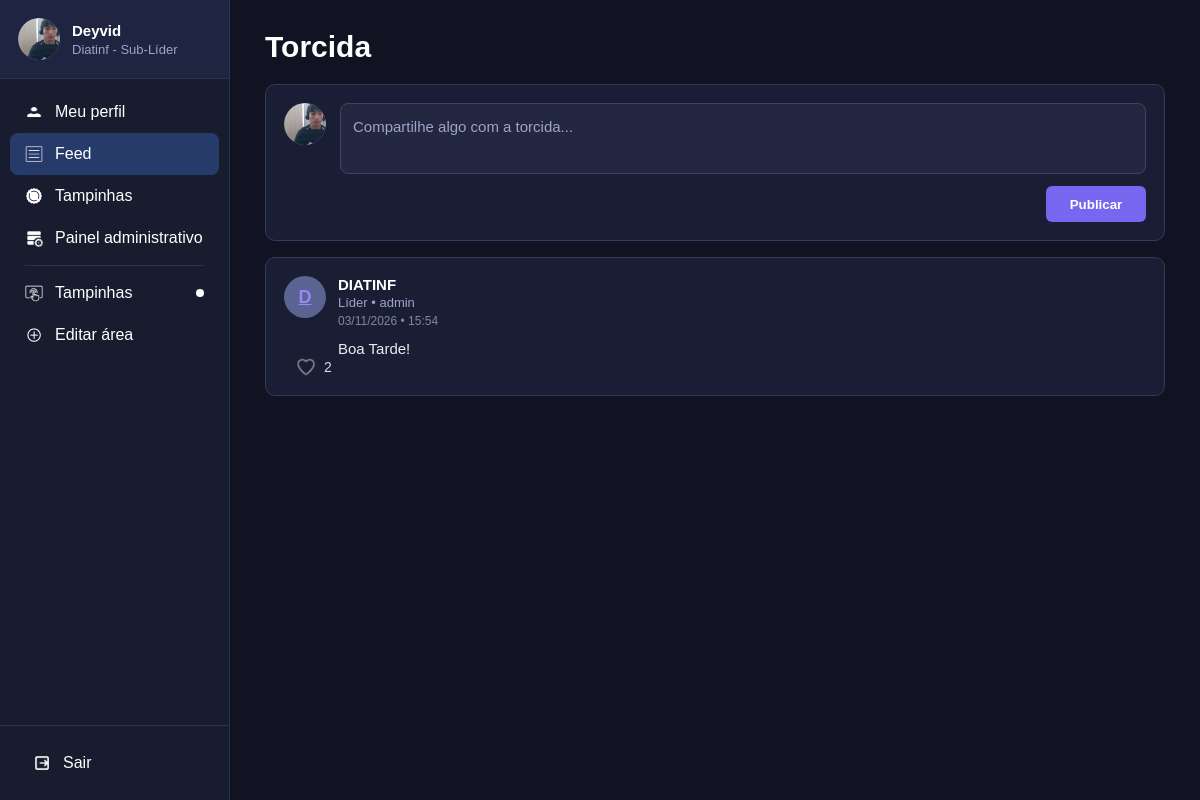
The page /feed/ (signed in) on the database as committed earlier.
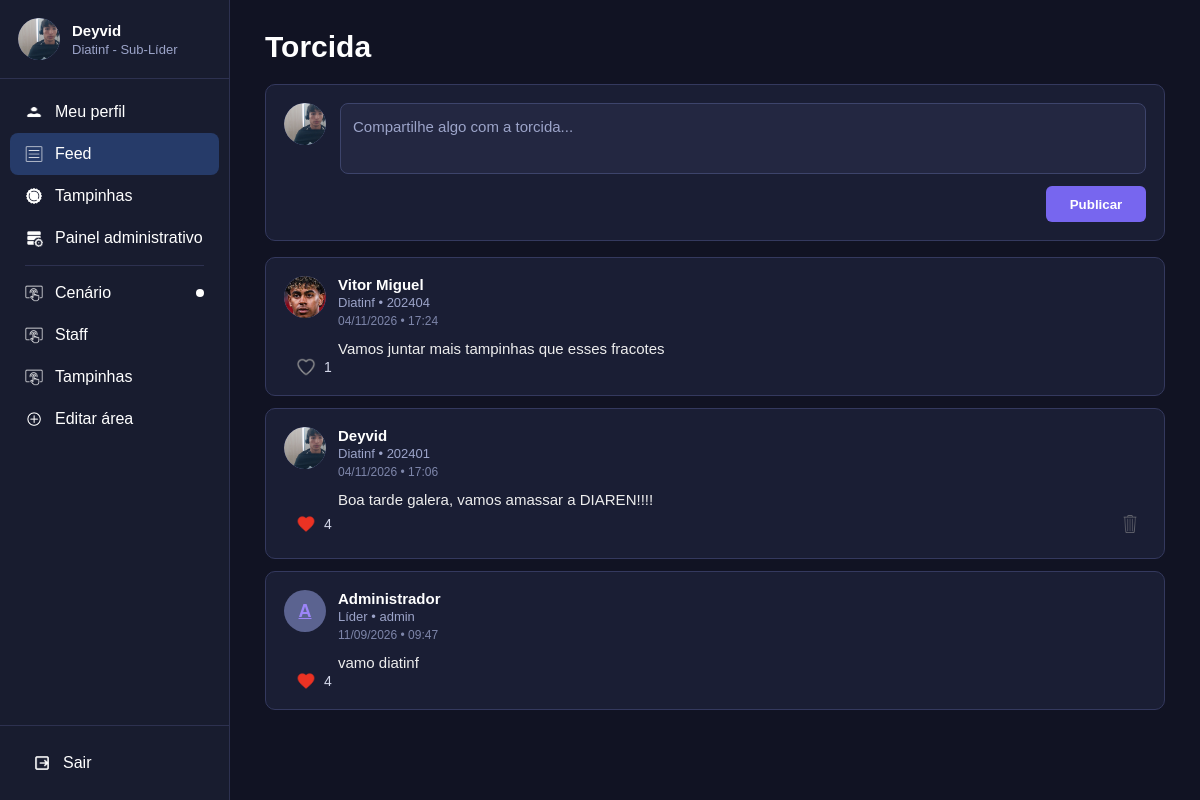
The same page on the database as committed later.
### usuarios/models.py (models this page shows, shortened)
class Usuario(models.Model):
    nome=models.CharField(max_length=100, blank=True, default="")
    matricula=models.CharField(max_length=20, unique=True)
    senha=models.CharField(max_length=255)
    diretoria=models.CharField(max_length=50)
    areas=models.TextField()
    aprovado=models.BooleanField(default=True)
    sub_lider=models.BooleanField(default=False)
    sublider_de=models.CharField(max_length=50, null=True, blank=True)
    doacao_tampinhas=models.FloatField(default=0)
    foto=models.ImageField(upload_to="perfis/", null=True, blank=True)
    bio=models.TextField(blank=True, default="")
    def nome_exibicao(self):
        if self.nome and self.nome.strip():
            return self.nome.strip()
        return self.matricula
    def inicial_perfil(self):
        base = (self.nome_exibicao() or "U").strip()
        return base[0].upper() if base else "U"
    def eh_administrador(self):
        mat = (self.matricula or "").strip().lower()
        diret = (self.diretoria or "").strip().lower()
        return mat == "admin" or diret in ["líder", "lider", "líder geral", "lider geral"]
    def tem_acesso_painel(self):
        return self.eh_administrador() or self.sub_lider
    def get_areas_list(self):
        if self.areas:
            return [a.strip() for a in self.areas.split(",") if a.strip()]
        return []
    def get_areas_ordenadas(self):
        areas = self.get_areas_list()
        if self.sub_lider and self.sublider_de and self.sublider_de in areas:
            areas = [self.sublider_de] + [a for a in areas if a != self.sublider_de]
        return areas
    def get_areas_sidebar(self):
        if self.eh_administrador():
            return ["Cenário", "Staff", "Dança", "Figurino", "Sonoplastia", "Tampinhas", "Roteiro"]
        return self.get_areas_ordenadas()

class Publicacao(models.Model):
    usuario=models.ForeignKey(Usuario, on_delete=models.CASCADE, related_name="publicacoes")
    texto=models.TextField()
    data=models.DateTimeField(auto_now_add=True)
    editado=models.BooleanField(default=False)
    def total_curtidas(self):
        return self.curtidas.count()

### usuarios/views.py (the view)
# urls.py: path("feed/", views.feed, name="feed"),
def feed(request):
    usuario = usuario_logado(request)
    if usuario is None:
        return redirect("login")
    publicacoes = Publicacao.objects.select_related("usuario").prefetch_related("curtidas").order_by("-data")
    curtidas = Curtida.objects.filter(usuario=usuario).values_list("publicacao_id", flat=True)
    return render(request, "feed.html", {
        "usuario": usuario,
        "publicacoes": publicacoes,
        "curtidas": curtidas
    })

### usuarios/context_processors.py (called while the page is built, shortened)
def gerar_token_usuario(usuario_id):
    if not usuario_id:
        return ""
    try:
        return signing.dumps({"usuario": int(usuario_id)}, salt=TOKEN_SALT)
    except Exception:
        return ""

def consumir_notificacoes_validas(request, usuario_id):
    notificacoes = []
    try:
        storage = messages.get_messages(request)
        mensagens_brutas = list(storage)
        if hasattr(storage, "_loaded_data"):
            storage._loaded_data = []
        if hasattr(storage, "_queued_messages"):
            storage._queued_messages = []
        storage.used = True
        if hasattr(request, "session") and "_messages" in request.session:
            del request.session["_messages"]
        agora = time.time()
        caminho_atual = unquote(getattr(request, "path", "") or "").rstrip("/") or "/"
        uid_atual_str = str(usuario_id) if usuario_id else "anon"
    except Exception:
        return []
    return notificacoes[-1:]

def user_token_processor(request):
    usuario_id = None
    token = ""
    try:
        usuario = getattr(request, "_cached_usuario", None)
        if usuario is not None and getattr(usuario, "id", None):
            usuario_id = usuario.id
        else:
            usuario_id = getattr(request, "_resolved_usuario_id", None) or request.session.get("usuario")
        if usuario_id:
            token = gerar_token_usuario(usuario_id)
    except Exception:
        usuario_id = None
        token = ""
    notificacoes_ativas = consumir_notificacoes_validas(request, usuario_id)
    return {
        "user_token": token,
        "user_id_atual": int(usuario_id) if usuario_id else "",
        "notificacoes_ativas": notificacoes_ativas,
    }

### usuarios/views.py (called while the page is built)
def obter_token_requisicao(request):
    token = None
    if request.method == "POST":
        token = request.POST.get("_user_token")
    if not token:
        token = request.GET.get("_user_token")
    if not token:
        if hasattr(request, "headers"):
            token = request.headers.get("X-User-Token")
        if not token and hasattr(request, "META"):
            token = request.META.get("HTTP_X_USER_TOKEN")
    return token.strip() if isinstance(token, str) and token.strip() else None

### usuarios/templates/feed.html (shortened to what this page needs)
{% load static %}
<!DOCTYPE html>
<html lang="pt-br">
<head>
    <link rel="stylesheet" href="{% static 'css/base.css' %}">
    <link rel="stylesheet" href="{% static 'css/feed.css' %}">
</head>
<body>
{% include "_sidebar.html" with pagina_ativa="feed" %}
<main class="conteudo">
    <div class="container-pagina">
        <div class="titulo-pagina">
            <h1>Torcida</h1>
        </div>
        <section class="nova-publicacao">
            <form action="{% url 'publicar' %}" method="POST">
                <div class="topo-publicacao">
                    <a href="{% url 'meu_perfil' %}{% if user_token %}?_user_token={{ user_token|urlencode }}{% endif %}" class="avatar" title="Meu perfil">
                        {% if usuario.foto and usuario.foto.name %}
                            <img src="{{ usuario.foto.url }}" alt="{{ usuario.nome_exibicao }}" class="avatar-foto-img">
                        {% else %}
                            {{ usuario.inicial_perfil }}
                        {% endif %}
                    </a>
                    <textarea
                        name="texto"
                        placeholder="Compartilhe algo com a torcida..."
                        required></textarea>
                </div>
                <div class="acoes-publicacao">
                    <button type="submit">Publicar</button>
                </div>
            </form>
        </section>
        <section class="feed">
            {% for publicacao in publicacoes %}
            <article class="card">
                <div class="cabecalho">
                    <a href="{% url 'ver_perfil' publicacao.usuario.id %}{% if user_token %}?_user_token={{ user_token|urlencode }}{% endif %}" class="avatar" title="Ver perfil de {{ publicacao.usuario.nome_exibicao }}">
                        {% if publicacao.usuario.foto and publicacao.usuario.foto.name %}
                            <img src="{{ publicacao.usuario.foto.url }}" alt="{{ publicacao.usuario.nome_exibicao }}" class="avatar-foto-img">
                        {% else %}
                            {{ publicacao.usuario.inicial_perfil }}
                        {% endif %}
                    </a>
                    <div class="info">
                        <h3>
                            <a href="{% url 'ver_perfil' publicacao.usuario.id %}{% if user_token %}?_user_token={{ user_token|urlencode }}{% endif %}" class="link-perfil-usuario">
                                {{ publicacao.usuario.nome_exibicao }}
                            </a>
                        </h3>
                        <p>{{ publicacao.usuario.diretoria }}{% if publicacao.usuario.nome and publicacao.usuario.nome != publicacao.usuario.matricula %} • {{ publicacao.usuario.matricula }}{% endif %}</p>
                        <small>{{ publicacao.data|date:"d/m/Y • H:i" }}</small>
                    </div>
                </div>
                <div class="corpo-card">
                    <div class="avatar-espaco"></div>
                    <div class="texto">{{ publicacao.texto }}</div>
                </div>
                <div class="rodape-card">
                    <div class="rodape-acoes">
                        <button class="curtir" data-id="{{ publicacao.id }}">
                            <img
                                class="icone-curtir"
                                src="{% if publicacao.id in curtidas %}{% static 'imgs/coracao-vermelho.png' %}{% else %}{% static 'imgs/coracao-cinza.png' %}{% endif %}"
                                alt="Curtir">
                            <span>{{ publicacao.total_curtidas }}</span>
                        </button>
                        {% if publicacao.usuario.id == usuario.id %}
                        <form action="{% url 'excluir_publicacao' publicacao.id %}" method="POST" class="form-excluir">
                            <button type="submit" class="excluir">
                                <img src="{% static 'imgs/lixeira.png' %}" alt="Excluir">
                            </button>
                        </form>
                        {% endif %}
                    </div>
                </div>
            </article>
            {% empty %}
            <div class="sem-publicacoes">
                Nenhuma publicação encontrada.
            </div>
            {% endfor %}
        </section>
    </div>
</main>
</body>
</html>

### usuarios/templates/_sidebar.html (shortened to what this page needs)
{% load static %}
<aside class="sidebar">
    <div>
        <a href="{% url 'meu_perfil' %}{% if user_token %}?_user_token={{ user_token|urlencode }}{% endif %}" class="usuario {% if pagina_ativa == 'perfil' %}usuario-ativo{% endif %}" title="Acessar meu perfil">
            <div class="avatar">
                {% if usuario.foto and usuario.foto.name %}
                    <img src="{{ usuario.foto.url }}" alt="{{ usuario.nome_exibicao }}" class="avatar-foto-img">
                {% else %}
                    {{ usuario.inicial_perfil }}
                {% endif %}
            </div>
            <div class="dados-usuario">
                <h3>{{ usuario.nome_exibicao }}</h3>
                <p>{{ usuario.diretoria }} - {% if usuario.eh_administrador %}Líder{% elif usuario.sub_lider %}Sub-Líder{% else %}Membro{% endif %}</p>
            </div>
        </a>
        <nav class="menu">
            <a href="{% url 'meu_perfil' %}{% if user_token %}?_user_token={{ user_token|urlencode }}{% endif %}" class="{% if pagina_ativa == 'perfil' %}ativo{% endif %}">
                <img src="{% static 'imgs/icone-usuario.png' %}" alt="Perfil">
                <span>Meu perfil</span>
            </a>
            <a href="{% url 'feed' %}{% if user_token %}?_user_token={{ user_token|urlencode }}{% endif %}" class="{% if pagina_ativa == 'feed' %}ativo{% endif %}">
                <img src="{% static 'imgs/icone-feed.png' %}" alt="Feed">
                <span>Feed</span>
            </a>
            <a href="{% url 'tampinhas' %}{% if user_token %}?_user_token={{ user_token|urlencode }}{% endif %}" class="{% if pagina_ativa == 'tampinhas' %}ativo{% endif %}">
                <img src="{% static 'imgs/icone-tampinhas.png' %}" alt="Tampinhas">
                <span>Tampinhas</span>
            </a>
            {% if usuario.tem_acesso_painel %}
                <a href="{% url 'painel_administrativo' %}{% if user_token %}?_user_token={{ user_token|urlencode }}{% endif %}" class="{% if pagina_ativa == 'painel' %}ativo{% endif %}">
                    <img src="{% static 'imgs/icone-painel.png' %}" alt="Painel">
                    <span class="texto-painel">Painel administrativo</span>
                </a>
            {% endif %}
            <div class="menu-separador"></div>
            {% for area in usuario.get_areas_sidebar %}
                <a href="{% url 'chat_area' area %}{% if user_token %}?_user_token={{ user_token|urlencode }}{% endif %}" class="{% if area_ativa == area %}ativo{% endif %}">
                    <img src="{% static 'imgs/icone-area.png' %}" alt=""><span>{{ area }}</span>
                    {% if usuario.sub_lider and area == usuario.sublider_de %}<span class="ponto-sublider"></span>{% endif %}
                </a>
            {% endfor %}
            <a href="{% url 'nova_area' %}{% if user_token %}?_user_token={{ user_token|urlencode }}{% endif %}" class="{% if pagina_ativa == 'nova_area' %}ativo{% endif %}">
                <img src="{% static 'imgs/icone-editar-area.png' %}" alt="Editar área">
                <span>Editar área</span>
            </a>
        </nav>
    </div>
    <div class="rodape-sidebar">
        <a href="{% url 'sair' %}" id="link-sair-sidebar" onclick="return confirm('Deseja realmente sair da sua conta?');">
            <img src="{% static 'imgs/icone-sair.png' %}" alt="Sair">
            <span>Sair</span>
        </a>
    </div>
</aside>

### usuarios/static/css/base.css (style rules this page uses)
* { margin: 0; padding: 0; box-sizing: border-box; font-family: Arial, Helvetica, sans-serif; }
body { display: flex; height: 100vh; overflow: hidden; background: #111323; color: white; }
.sidebar { position: fixed; left: 0; top: 0; width: 230px; height: 100vh; display: flex; flex-direction: column; justify-content: space-between; background: #181c2f; border-right: 1px solid #2d3150; }
.usuario { display: flex; align-items: center; gap: 12px; padding: 18px; border-bottom: 1px solid #2d3150; text-decoration: none; color: #ffffff; transition: background 0.2s; }
.avatar { width: 42px; height: 42px; display: flex; align-items: center; justify-content: center; border-radius: 50%; background: #5b6390; font-size: 18px; font-weight: bold; overflow: hidden; flex-shrink: 0; }
.avatar-foto-img { width: 100%; height: 100%; object-fit: cover; border-radius: 50%; display: block; }
.link-perfil-usuario { display: inline-flex; align-items: center; gap: 10px; text-decoration: none !important; color: inherit !important; transition: opacity 0.2s; }
.dados-usuario h3 { font-size: 15px; margin-bottom: 3px; }
.dados-usuario p { font-size: 13px; color: #9ca4c9; }
.menu { padding: 12px 10px; }
.menu a, .rodape-sidebar a { display: flex; align-items: center; gap: 12px; text-decoration: none; color: #ffffff; outline: none; }
.menu a { padding: 12px 15px; color: #ffffff; border-radius: 8px; transition: background .2s, color .2s; }
.menu a:hover, .menu a:focus, .menu a:focus-visible, .menu .ativo { background: #263b69; color: #ffffff; }
.menu a span, .rodape-sidebar a span, .texto-painel { color: #ffffff !important; }
.menu a:hover span, .menu a:focus span, .menu a:focus-visible span, .menu .ativo span, .rodape-sidebar a:hover span, .rodape-sidebar a:focus span, .rodape-sidebar a:focus-visible span { color: #ffffff !important; }
.menu img, .rodape-sidebar img { width: 18px; height: 18px; filter: brightness(0) invert(1) !important; opacity: 1 !important; transition: filter .2s, opacity .2s; }
.menu a:hover img, .menu a:focus img, .menu a:focus-visible img, .menu .ativo img, .rodape-sidebar a:hover img, .rodape-sidebar a:focus img, .rodape-sidebar a:focus-visible img { filter: brightness(0) invert(1) !important; opacity: 1 !important; }
.rodape-sidebar { padding: 18px; border-top: 1px solid #2d3150; }
.rodape-sidebar a { padding: 10px 15px; color: #ffffff; border-radius: 8px; transition: background .2s, color .2s; }
.conteudo { margin-left: 230px; width: calc(100% - 230px); height: 100vh; overflow-y: auto; display: flex; justify-content: center; padding: 30px; }
.container-pagina { width: min(100%, 900px); margin: 0 auto; }
.conteudo a:not(.aba):not(.menu a):not(.rodape-sidebar a) { color: #9c85f9; }
.titulo-pagina { margin-bottom: 20px; }
.titulo-pagina h1 { font-size: 30px; }
.menu a { position: relative; }
.ponto-sublider { width: 8px; height: 8px; border-radius: 50%; background-color: #ffffff !important; display: inline-block; margin-left: auto; flex-shrink: 0; }
.menu-separador { height: 1px; background: #2d3150; margin: 6px 15px; }

Rows that differ between the two databases and show on the page:
removed Publicacao: usuario.inicial_perfil "D", usuario.nome_exibicao "DIATINF", usuario.diretoria "Líder", usuario.matricula "admin", data "03/11/2026 • 15:54", texto "Boa Tarde!", total_curtidas "2"
changed Usuario "Deyvid": sublider_de "Tampinhas" → "Cenário" (drawn); areas "Tampinhas" → "Cenário,Staff,Tampinhas" (drawn)
added Publicacao: usuario.foto (picture), usuario.nome_exibicao "Vitor Miguel", usuario.diretoria "Diatinf", usuario.matricula "202404", data "04/11/2026 • 17:24", texto "Vamos juntar mais tampinhas que esses fracotes", total_curtidas "1"
added Publicacao: usuario.foto (picture), usuario.nome_exibicao "Deyvid", usuario.diretoria "Diatinf", usuario.matricula "202401", data "04/11/2026 • 17:06", texto "Boa tarde galera, vamos amassar a DIAREN!!!!", total_curtidas "4"
added Publicacao: usuario.inicial_perfil "A", usuario.nome_exibicao "Administrador", usuario.diretoria "Líder", usuario.matricula "admin", data "11/09/2026 • 09:47", texto "vamo diatinf", total_curtidas "4"
Other text that changed with them:
new list line: "Cenário"
new list line: "Staff"
new list line: "Tampinhas"
list line gone: "Tampinhas"
